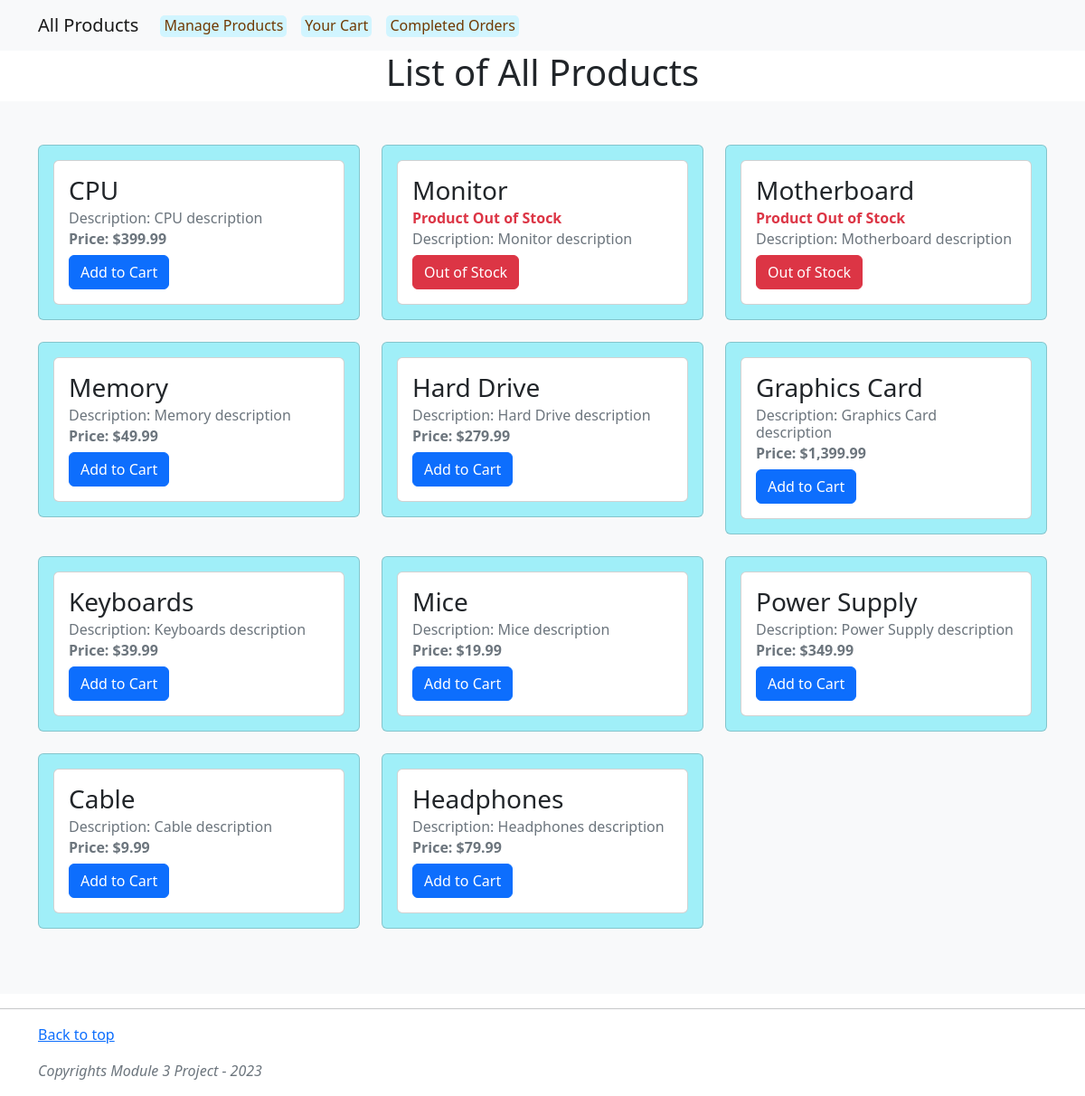
The page /index.php?action=catalog on the database its author committed.
### tables this page shows
CREATE TABLE IF NOT EXISTS products (
    product_id INTEGER NOT NULL AUTO_INCREMENT,
    name VARCHAR(255) NOT NULL,
    description TEXT,
    product_price DECIMAL(10,2) NOT NULL,
    available_quantity INTEGER NOT NULL,
    PRIMARY KEY (product_id)
);

### src/Action/ProductActions/SeeCatalogAction.php (called while the page is built, shortened)
<?php
class SeeCatalogAction
{
    public function handle(): void
    {
        $productRepository = ProductRepositoryFactory::make();
        $products = $productRepository->findAll();
        require_once __DIR__ . '/../../../views/ProductPages/catalogPage.php';
    }
}

### public/index.php (called while the page is built, shortened)
<?php
$action = filter_input(INPUT_GET, 'action');
match ($action) {
    'add-product' => (new AddProductAction())->handle(),
    'catalog' => (new SeeCatalogAction())->handle(),
    'update' => (new UpdateProductAction())->handle(),
    'delete' => (new DeleteProductAction())->handle(),
    'add-to-cart' => (new AddToCartAction())->handle(),
    'cart' => (new SeeCartAction())->handle(),
    'subtract-from-cart' => (new SubtractProductCartQuantity())->handle(),
    'remove-from-cart' => (new RemoveFromCartAction())->handle(),
    'checkout' => (new SeeCheckoutAction())->handle(),
    'complete-order' => (new CompleteOrderAction())->handle(),
    'see-all-orders' => (new SeeAllOrdersAction())->handle(),
    'see-orders-details' => (new SeeOrdersDetailsAction())->handle(),
    default => (new HomeAction())->handle(),
};

### src/Factory/ProductRepositoryFactory.php (called while the page is built, shortened)
<?php
class ProductRepositoryFactory
{
    public static function make(): ProductRepository
    {
        $pdo = require __DIR__ . '/../../config/module3ProjectConn.php';
        return new ProductRepositoryFromPdo($pdo);
    }
}

### src/Repository/ProductRepositoryFromPdo.php (called while the page is built, shortened)
<?php
class ProductRepositoryFromPdo implements ProductRepository
{
    public function findAll(): array
    {
        $stm = $this->pdo->prepare(<<<SQL
            SELECT product_id AS productId, name, description, product_price AS productPrice, available_quantity AS availableQuantity
            FROM products
        SQL);
        $stm->setFetchMode(PDO::FETCH_CLASS|PDO::FETCH_PROPS_LATE, Product::class);
        $stm->execute();
        return $stm->fetchAll();
    }
}

### src/Entity/Product.php (called while the page is built, shortened)
<?php
class Product
{
    private ?int $productId;
    private string $name;
    private ?string $description;
    private float $productPrice;
    private int $availableQuantity;
    public function __construct(
        string $name = '',
        ?string $description = null,
        float $productPrice = 0,
        int $availableQuantity = 0,
    ) {
        $this->productId = null;
        $this->name = $name;
        $this->description = $description;
        $this->productPrice = $productPrice;
        $this->availableQuantity = $availableQuantity;
    }
    public function productId(): ?int
    {
        return $this->productId;
    }
    public function name(): string
    {
        return $this->name;
    }
    public function description(): ?string
    {
        return $this->description;
    }
    public function productPrice(): float
    {
        return $this->productPrice;
    }
    public function availableQuantity(): int
    {
        return $this->availableQuantity;
    }
}

### views/ProductPages/catalogPage.php (the view)
<?php
require_once __DIR__ . '/../../views/header.php';
?>
<main role="main">
    <section class="jumbotron text-center">
        <div class="container">
            <h1 class="jumbotron-heading">List of All Products</h1>
        </div>
    </section>
    <div class="album py-5 bg-light">
        <div class="container">
            <div class="row">
                <?php foreach($products as $product): ?>
                    <div class="col-md-4">
                        <div class="card mb-4 box-shadow" style="background-color: #a0eff8;">
                            <div class="card-body">
                                <div class="card" style="width: 100%;">
                                    <div class="card-body">
                                        <?php if($product->availableQuantity() === 0): ?>
                                            <h3 class="card-title"><?=$product->name()?></h3>
                                            <h6 class="card-subtitle mb-2 text-danger"><b>Product Out of Stock</b></h6>
                                            <h6 class="card-subtitle mb-2 text-muted">Description: <?=$product->description()?></h6>
                                            <a href="#" class="btn btn-md btn-danger">Out of Stock</a>
                                        <?php else: ?>
                                            <h3 class="card-title"><?=$product->name()?></h3>
                                            <h6 class="card-subtitle mb-2 text-muted">Description: <?=$product->description()?></h6>
                                            <h6 class="card-subtitle mb-2 text-muted"><b>Price: $<?=number_format($product->productPrice(), 2)?></b></h6>
                                            <a href="/index.php?action=add-to-cart&productId=<?=$product->productId()?>" class="btn btn-md btn-primary">Add to Cart</a>
                                        <?php endif; ?>
                                    </div>
                                </div>
                            </div>
                        </div>
                    </div>
                <?php endforeach; ?>
            </div>
        </div>
    </div>
</main>
<?php
require_once __DIR__ . '/../../views/footer.php';
?>

### rows shown on the page
products: name "CPU", description "CPU description", product_price "399.99"
products: name "Monitor", description "Monitor description"
products: name "Motherboard", description "Motherboard description"
products: name "Memory", description "Memory description", product_price "49.99"
products: name "Hard Drive", description "Hard Drive description", product_price "279.99"
products: name "Graphics Card", description "Graphics Card description", product_price "1,399.99"
products: name "Keyboards", description "Keyboards description", product_price "39.99"
products: name "Mice", description "Mice description", product_price "19.99"
products: name "Power Supply", description "Power Supply description", product_price "349.99"
products: name "Cable", description "Cable description", product_price "9.99"
products: name "Headphones", description "Headphones description", product_price "79.99"
